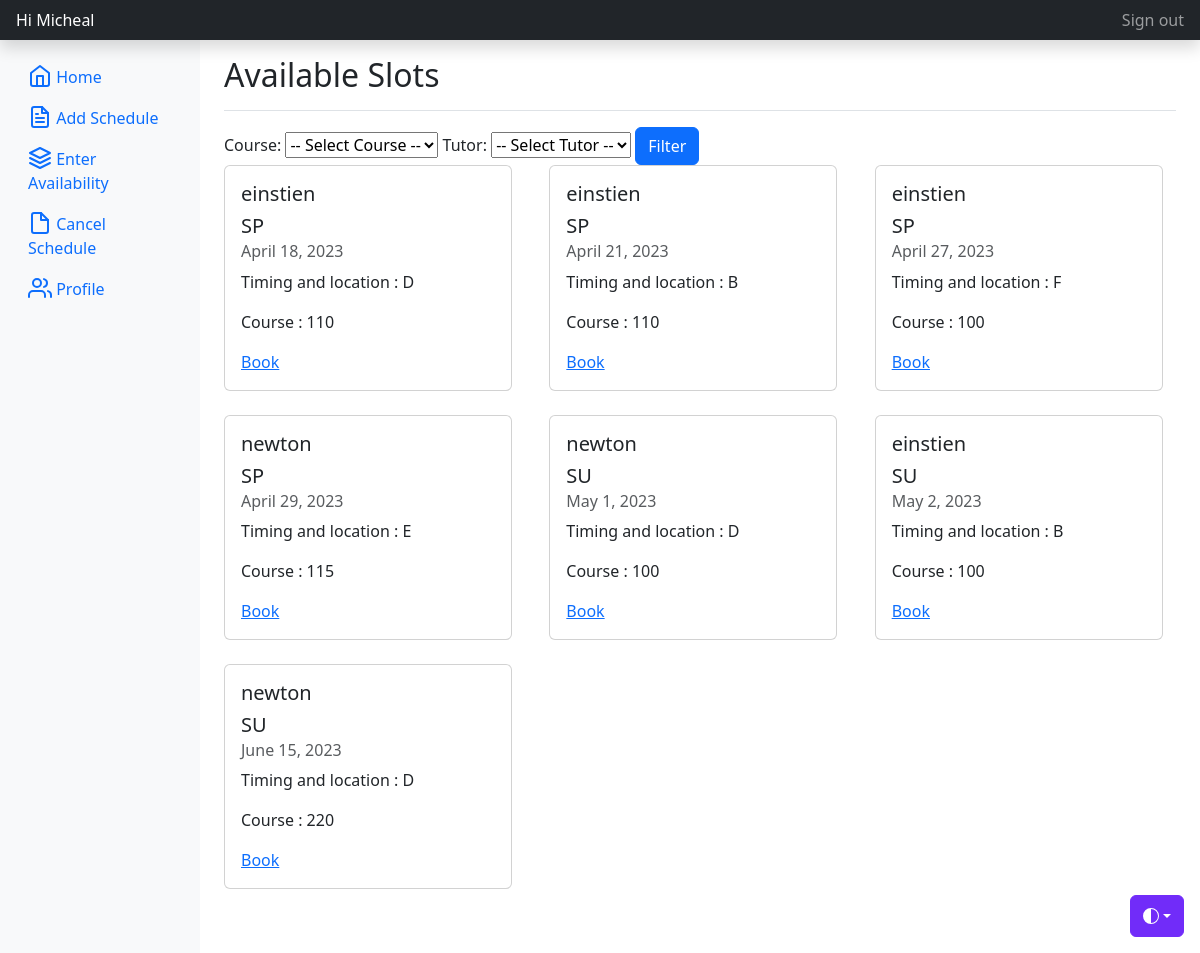
Page /available/ (signed in) on the earlier database version.
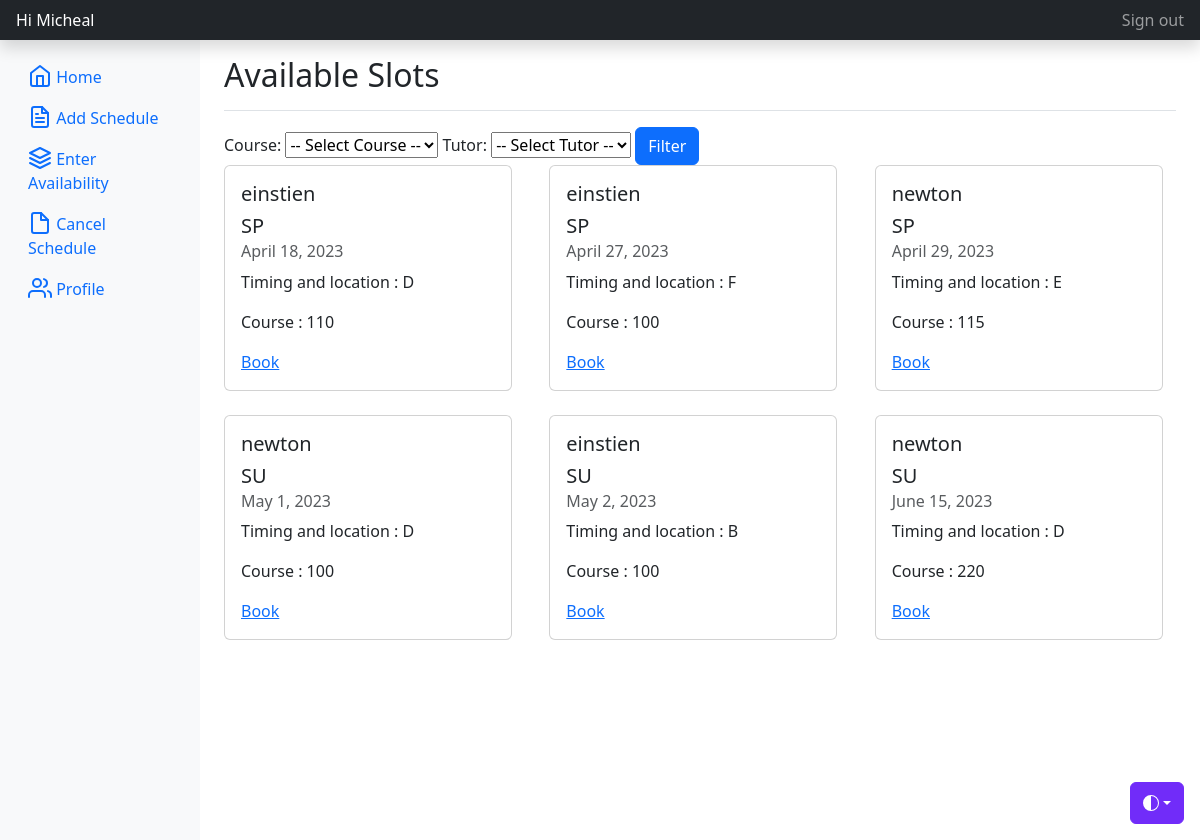
Same page on the later database version.
### appusers/models.py (models this page shows, shortened)
class Availability (models.Model):
    tutor = models.ForeignKey(Tutor, on_delete=models.CASCADE, null=True, blank=True, related_name='availabilities')
    date = models.DateField()
    timeblock = models.CharField(max_length=1, choices=TIMEBLOCK_CHOICES)
    booked_by = models.ForeignKey(Student, on_delete=models.SET_NULL, null=True, blank=True, related_name='booked_slots')
    course = models.ForeignKey(Course, on_delete=models.CASCADE)
    status = models.CharField(max_length=1, choices=STATUS_CHOICES)
    semester = models.CharField(max_length=8, null=True)

class Tutor(models.Model):
    user = models.OneToOneField(User, on_delete=models.CASCADE)
    courses = models.ManyToManyField(Course, related_name='tutors')
    def __str__(self):
        return self.user.username

class Course(models.Model):
    c_name = models.CharField(max_length=100)
    c_code = models.CharField(max_length=50, unique=True, null=False)
    def __str__(self):
        return self.c_code

### appusers/views.py (the view)
# urls.py: path('available/',available_slots , name='available_slots'),
@login_required
def available_slots(request):
    courses = Course.objects.all()
    tutors = Tutor.objects.all()
    slots = Availability.objects.all().order_by('date')
    return render(request, 'available_slot.html', {'slots': slots,'courses':courses,'tutors':tutors})

### templates/available_slot.html (shortened to what this page needs)
{% extends "base_bootstrapped.html" %}
{% block content %}
    <div class="d-flex justify-content-between sticky-top flex-wrap flex-md-nowrap align-items-center pt-3 pb-2 mb-3 border-bottom">
        <h1 class="h2">Available Slots</h1>
    </div>
    <form method="GET" id="filter-form">
        <label for="course-select">Course:</label>
        <select name="course" id="course-select">
            <option value="">-- Select Course --</option>
        </select>
        <label for="tutor-select">Tutor:</label>
        <select name="tutor" id="tutor-select">
            <option value="">-- Select Tutor --</option>
        </select>
        <input type="submit"  class="btn btn-primary" value="Filter">
    </form>
    <div class="row">
        {% for session in slots %}
            {% if session.status == 'A' %}
                {% if not request.GET.course or session.course.c_name == request.GET.course %}
                {% if not request.GET.tutor or session.tutor.user.username == request.GET.tutor %}
                <div class="col-md-4 mb-4">
                    <div class="card" style="width: 18rem;">
                        <div class="card-body">
                            <h5 class="card-title">{{session.tutor}}</h5>
                            <h5 class="card-title">{{session.semester}}</h5>
                            <h6 class="card-subtitle mb-2 text-body-secondary">{{ session.date }}</h6>
                            <p class="card-text">Timing and location : {{ session.timeblock }}</p>
                            <p class="card-text">Course : {{ session.course }}</p>
                            <a href="{% url 'booking_page' session.id %}" class="card-link">Book</a>
                        </div>
                    </div>
                </div>
                {% endif %}
                {% endif %}
            {% endif %}
        {% endfor %}
    </div>
{% endblock content %}

Differences in the rows shown:
no longer on this page (row edited): Availability: tutor "einstien", semester "SP", date "April 21, 2023", timeblock "B", course "110"
